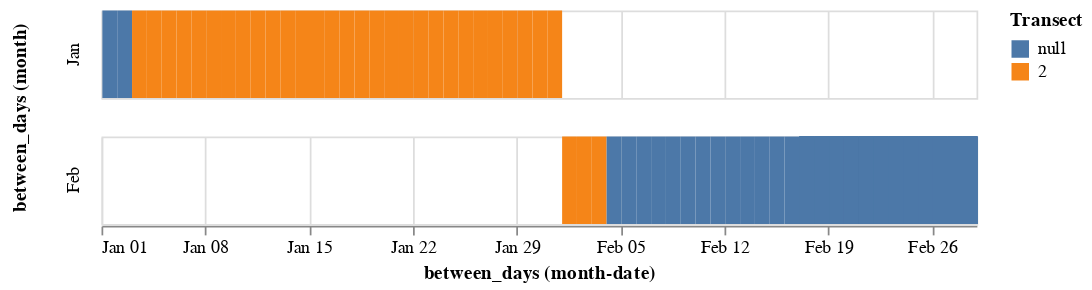

Write notebook code for a chart like this one.
### Markdown cell above
### Plahts

### Code cell
# plot prey and acoustic data availability in Jan and Feb
alt.Chart(CCB_JanFeb).mark_rect().encode(
    x = alt.X('between_days:T', timeUnit = 'monthdate'), # dif btwn year(btwn_days) and btwndays, timUnit
    color = 'Transect:N'
).properties(
    width = 500,
    height = 50
).facet(
    row = 'month(between_days)')

### Figure 1 — Vega-Lite specification as saved in the notebook (floating-point values rounded to 4 significant figures; data arrays with more than 128 entries replaced by an {"elided": "..."} marker saying what was removed)
{"config": {"view": {"continuousWidth": 400, "continuousHeight": 300}}, "data": {"name": "data-11e3e3a81f2ce1b0f86bc9ddf78570f5"}, "facet": {"row": {"type": "temporal", "field": "between_days", "timeUnit": "month"}}, "spec": {"mark": "rect", "encoding": {"color": {"type": "nominal", "field": "Transect"}, "x": {"type": "temporal", "field": "between_days", "timeUnit": "monthdate"}}, "height": 50, "width": 500}, "$schema": "https://vega.github.io/schema/vega-lite/v4.8.1.json", "datasets": {"data-11e3e3a81f2ce1b0f86bc9ddf78570f5": {"elided": "143 records"}}}
